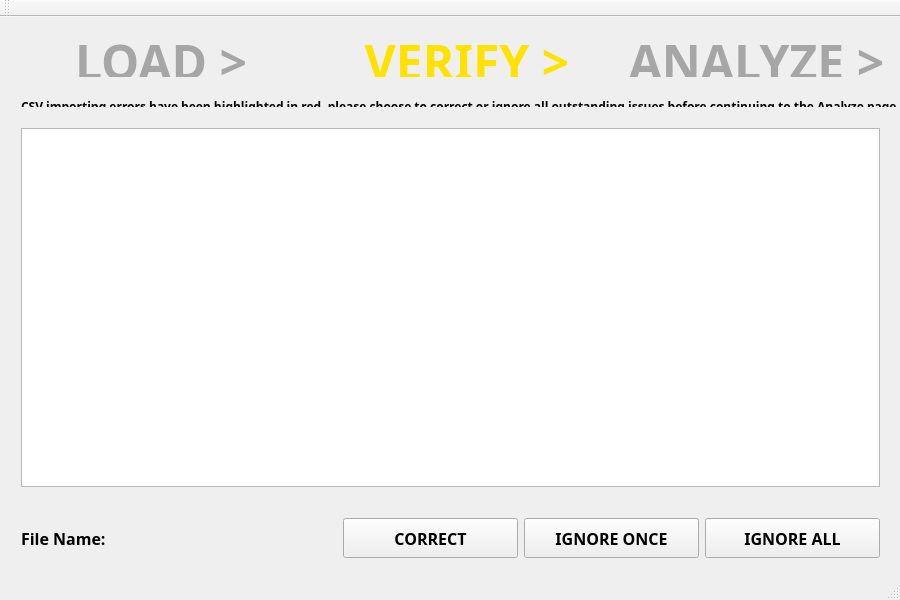
<?xml version="1.0" encoding="UTF-8"?>
<ui version="4.0">
 <class>MainWindow</class>
 <widget class="QMainWindow" name="MainWindow">
  <property name="enabled">
   <bool>true</bool>
  </property>
  <property name="geometry">
   <rect>
    <x>0</x>
    <y>0</y>
    <width>900</width>
    <height>600</height>
   </rect>
  </property>
  <property name="minimumSize">
   <size>
    <width>900</width>
    <height>600</height>
   </size>
  </property>
  <property name="font">
   <font>
    <family>Arial Black</family>
    <weight>75</weight>
    <bold>true</bold>
   </font>
  </property>
  <property name="windowTitle">
   <string>MainWindow</string>
  </property>
  <property name="styleSheet">
   <string notr="true">background{rgb(255, 255, 255)}</string>
  </property>
  <widget class="QWidget" name="centralWidget">
   <property name="minimumSize">
    <size>
     <width>900</width>
     <height>600</height>
    </size>
   </property>
   <property name="autoFillBackground">
    <bool>true</bool>
   </property>
   <property name="styleSheet">
    <string notr="true">background{rgb(255, 255, 255)}</string>
   </property>
   <widget class="QWidget" name="horizontalLayoutWidget">
    <property name="geometry">
     <rect>
      <x>0</x>
      <y>0</y>
      <width>901</width>
      <height>71</height>
     </rect>
    </property>
    <layout class="QHBoxLayout" name="navigation_area">
     <property name="sizeConstraint">
      <enum>QLayout::SetDefaultConstraint</enum>
     </property>
     <item>
      <widget class="QLabel" name="load_label">
       <property name="minimumSize">
        <size>
         <width>300</width>
         <height>0</height>
        </size>
       </property>
       <property name="text">
        <string>&lt;html&gt;&lt;head/&gt;&lt;body&gt;&lt;p&gt;&lt;span style=&quot; font-size:36pt; font-weight:600; color:#a6a6a6;&quot;&gt;LOAD &amp;gt;&lt;/span&gt;&lt;/p&gt;&lt;/body&gt;&lt;/html&gt;</string>
       </property>
       <property name="textFormat">
        <enum>Qt::RichText</enum>
       </property>
       <property name="alignment">
        <set>Qt::AlignCenter</set>
       </property>
      </widget>
     </item>
     <item>
      <widget class="QLabel" name="verify_label">
       <property name="minimumSize">
        <size>
         <width>300</width>
         <height>0</height>
        </size>
       </property>
       <property name="text">
        <string>&lt;html&gt;&lt;head/&gt;&lt;body&gt;&lt;p&gt;&lt;span style=&quot; font-size:36pt; font-weight:600; color:#ffe200;&quot;&gt;VERIFY &amp;gt;&lt;/span&gt;&lt;/p&gt;&lt;/body&gt;&lt;/html&gt;</string>
       </property>
       <property name="textFormat">
        <enum>Qt::RichText</enum>
       </property>
       <property name="alignment">
        <set>Qt::AlignCenter</set>
       </property>
      </widget>
     </item>
     <item>
      <widget class="QLabel" name="analyze_label">
       <property name="minimumSize">
        <size>
         <width>0</width>
         <height>0</height>
        </size>
       </property>
       <property name="text">
        <string>&lt;html&gt;&lt;head/&gt;&lt;body&gt;&lt;p&gt;&lt;span style=&quot; font-size:36pt; font-weight:600; color:#a6a6a6;&quot;&gt;ANALYZE &amp;gt;&lt;/span&gt;&lt;/p&gt;&lt;/body&gt;&lt;/html&gt;</string>
       </property>
       <property name="textFormat">
        <enum>Qt::RichText</enum>
       </property>
       <property name="alignment">
        <set>Qt::AlignCenter</set>
       </property>
      </widget>
     </item>
    </layout>
   </widget>
   <widget class="QWidget" name="horizontalLayoutWidget_2">
    <property name="geometry">
     <rect>
      <x>10</x>
      <y>100</y>
      <width>881</width>
      <height>381</height>
     </rect>
    </property>
    <layout class="QHBoxLayout" name="table_area">
     <item>
      <widget class="QTableView" name="verify_table"/>
     </item>
    </layout>
   </widget>
   <widget class="QWidget" name="horizontalLayoutWidget_3">
    <property name="geometry">
     <rect>
      <x>10</x>
      <y>490</y>
      <width>881</width>
      <height>61</height>
     </rect>
    </property>
    <layout class="QHBoxLayout" name="button_area">
     <item>
      <widget class="QLabel" name="filename_label">
       <property name="minimumSize">
        <size>
         <width>0</width>
         <height>40</height>
        </size>
       </property>
       <property name="maximumSize">
        <size>
         <width>110</width>
         <height>40</height>
        </size>
       </property>
       <property name="font">
        <font>
         <family>Arial Black</family>
         <pointsize>12</pointsize>
         <weight>75</weight>
         <bold>true</bold>
        </font>
       </property>
       <property name="text">
        <string>File Name:</string>
       </property>
      </widget>
     </item>
     <item>
      <widget class="QLabel" name="filename">
       <property name="minimumSize">
        <size>
         <width>200</width>
         <height>25</height>
        </size>
       </property>
       <property name="maximumSize">
        <size>
         <width>200</width>
         <height>25</height>
        </size>
       </property>
       <property name="text">
        <string/>
       </property>
      </widget>
     </item>
     <item>
      <widget class="QPushButton" name="corrrect_btn">
       <property name="minimumSize">
        <size>
         <width>100</width>
         <height>40</height>
        </size>
       </property>
       <property name="maximumSize">
        <size>
         <width>200</width>
         <height>40</height>
        </size>
       </property>
       <property name="font">
        <font>
         <family>Arial Black</family>
         <pointsize>12</pointsize>
         <weight>75</weight>
         <bold>true</bold>
        </font>
       </property>
       <property name="styleSheet">
        <string notr="true">background{rgb(0, 170, 0)}</string>
       </property>
       <property name="text">
        <string>CORRECT</string>
       </property>
      </widget>
     </item>
     <item>
      <widget class="QPushButton" name="ignore_btn">
       <property name="minimumSize">
        <size>
         <width>100</width>
         <height>40</height>
        </size>
       </property>
       <property name="maximumSize">
        <size>
         <width>200</width>
         <height>40</height>
        </size>
       </property>
       <property name="palette">
        <palette>
         <active/>
         <inactive/>
         <disabled/>
        </palette>
       </property>
       <property name="font">
        <font>
         <family>Arial Black</family>
         <pointsize>12</pointsize>
         <weight>75</weight>
         <bold>true</bold>
        </font>
       </property>
       <property name="autoFillBackground">
        <bool>true</bool>
       </property>
       <property name="styleSheet">
        <string notr="true">background_color{rgb(255, 226, 0)}</string>
       </property>
       <property name="text">
        <string>IGNORE ONCE</string>
       </property>
      </widget>
     </item>
     <item>
      <widget class="QPushButton" name="ignoreall_btn">
       <property name="minimumSize">
        <size>
         <width>100</width>
         <height>40</height>
        </size>
       </property>
       <property name="maximumSize">
        <size>
         <width>200</width>
         <height>40</height>
        </size>
       </property>
       <property name="font">
        <font>
         <family>Arial Black</family>
         <pointsize>12</pointsize>
         <weight>75</weight>
         <bold>true</bold>
        </font>
       </property>
       <property name="text">
        <string>IGNORE ALL</string>
       </property>
      </widget>
     </item>
    </layout>
   </widget>
   <widget class="QWidget" name="horizontalLayoutWidget_4">
    <property name="geometry">
     <rect>
      <x>10</x>
      <y>70</y>
      <width>960</width>
      <height>31</height>
     </rect>
    </property>
    <layout class="QHBoxLayout" name="instruction_area">
     <item>
      <widget class="QLabel" name="instruction_label">
       <property name="text">
        <string>&lt;html&gt;&lt;head/&gt;&lt;body&gt;&lt;p&gt;&lt;span style=&quot; font-weight:600;&quot;&gt;CSV importing errors have been highlighted in red, please choose to correct or ignore all outstanding issues before continuing to the Analyze page.&lt;/span&gt;&lt;/p&gt;&lt;/body&gt;&lt;/html&gt;</string>
       </property>
      </widget>
     </item>
    </layout>
   </widget>
  </widget>
  <widget class="QMenuBar" name="menuBar">
   <property name="geometry">
    <rect>
     <x>0</x>
     <y>0</y>
     <width>900</width>
     <height>21</height>
    </rect>
   </property>
  </widget>
  <widget class="QToolBar" name="mainToolBar">
   <property name="minimumSize">
    <size>
     <width>900</width>
     <height>0</height>
    </size>
   </property>
   <attribute name="toolBarArea">
    <enum>TopToolBarArea</enum>
   </attribute>
   <attribute name="toolBarBreak">
    <bool>false</bool>
   </attribute>
  </widget>
  <widget class="QStatusBar" name="statusBar"/>
 </widget>
 <layoutdefault spacing="6" margin="11"/>
 <resources/>
 <connections/>
</ui>
